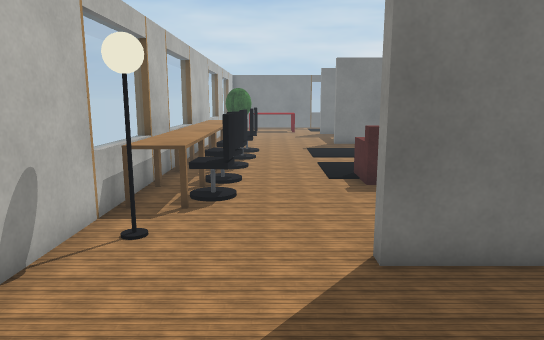
View 1 (above)

20 first-person views from a walk through a world built for the Webots simulator. The camera is 1.2 m above the floor, tilts 10° down and sees 70° across. Doors are drawn as open doorways. The floor is counted in squares, 0.5 m on a side. Each view is taken from the middle of a square. On the plan, view 1 faces up. The plan holds only what a view shows up to about 20 squares ahead; the rest is blank. Simple shapes and patterns stand in for the simulator's stock objects.

View 2
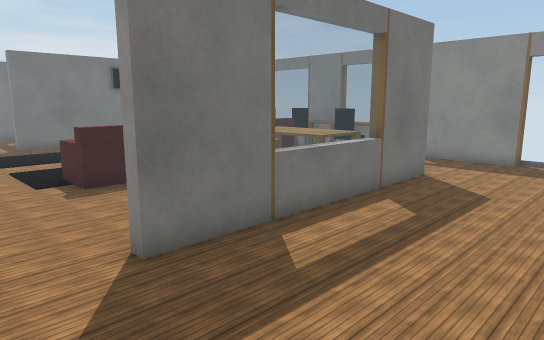

View 3
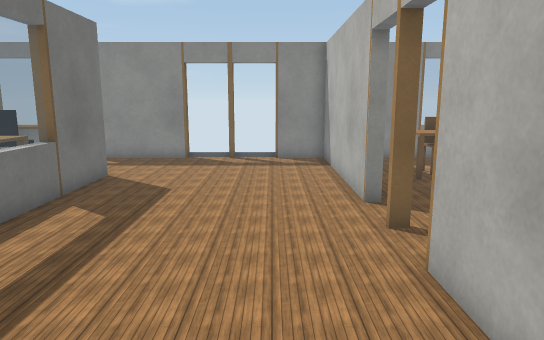

View 4
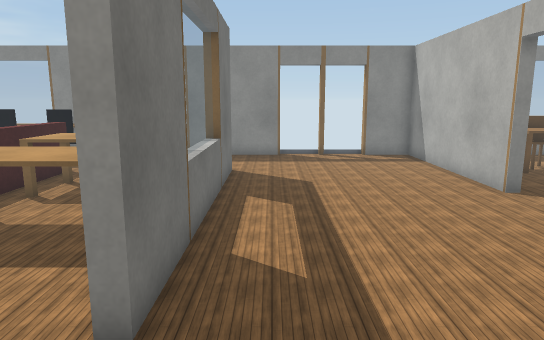

View 5
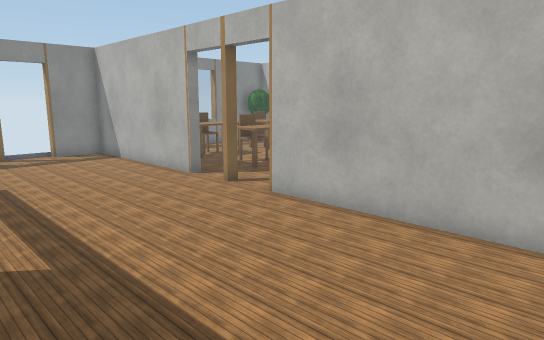

View 6
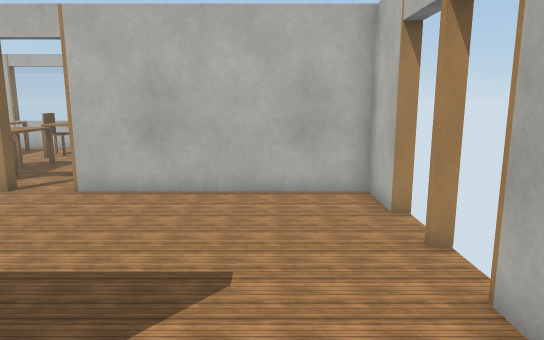

View 7
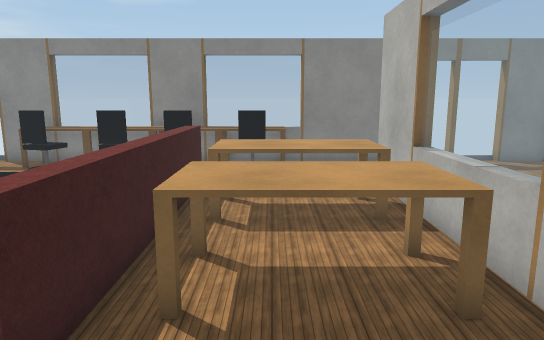

View 8
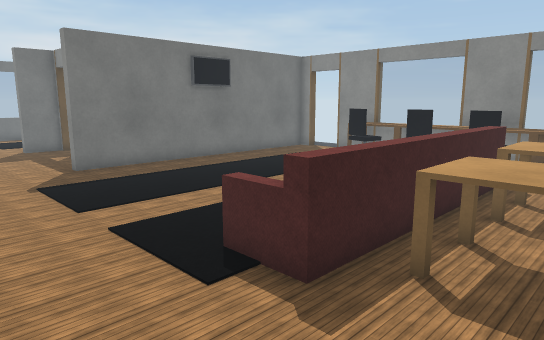

View 9
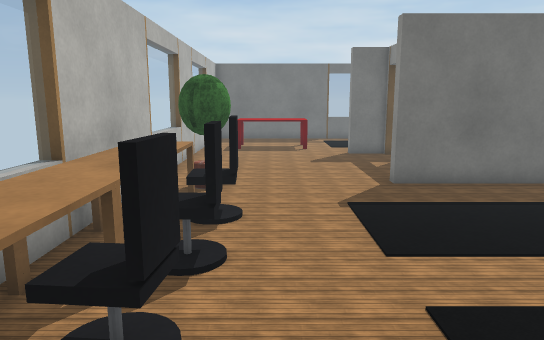

View 10
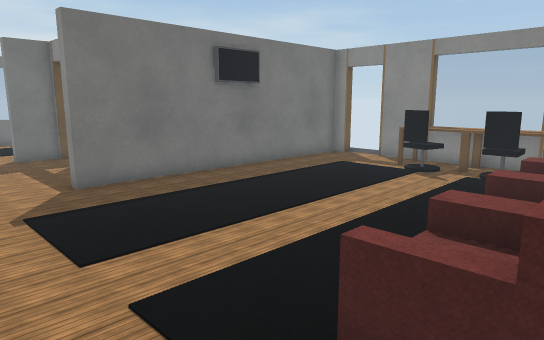

View 11
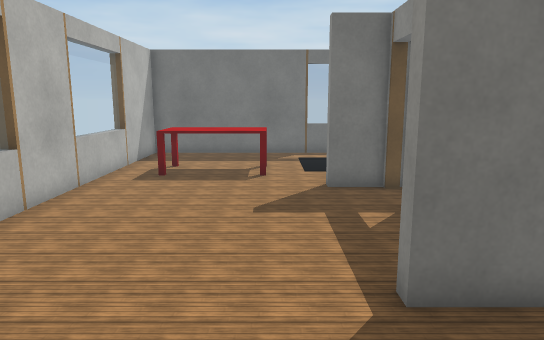

View 12
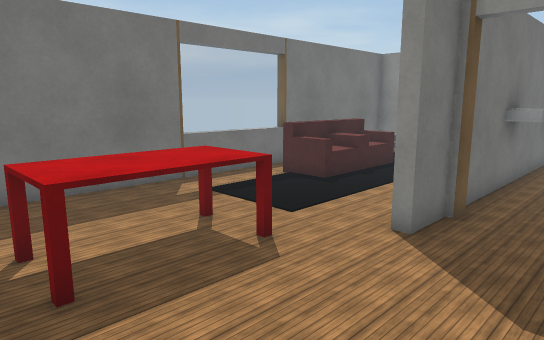

View 13
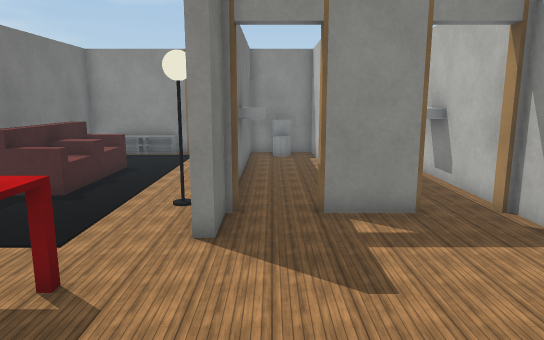

View 14
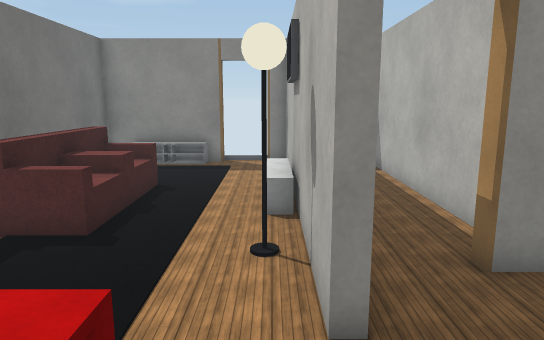

View 15
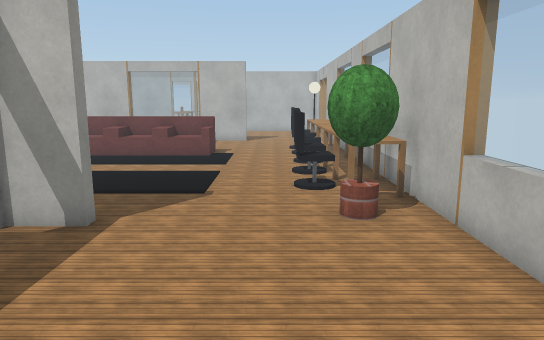

View 16
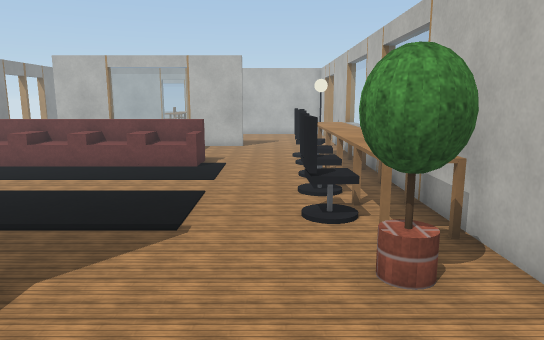

View 17
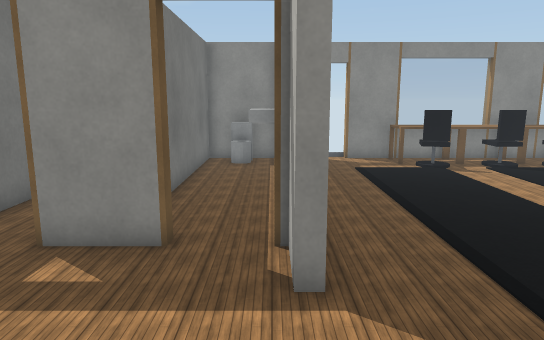

View 18
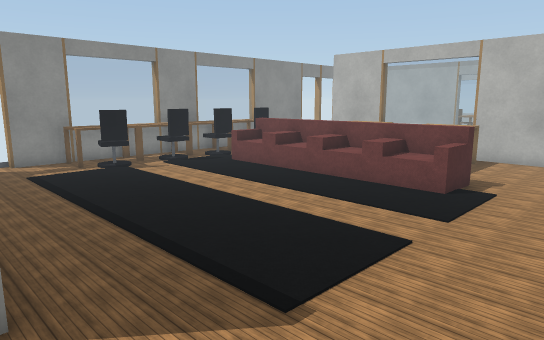

View 19
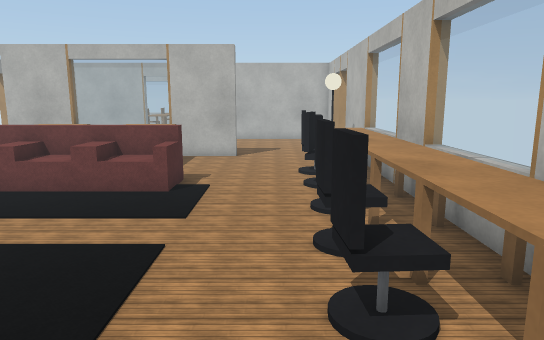

View 20
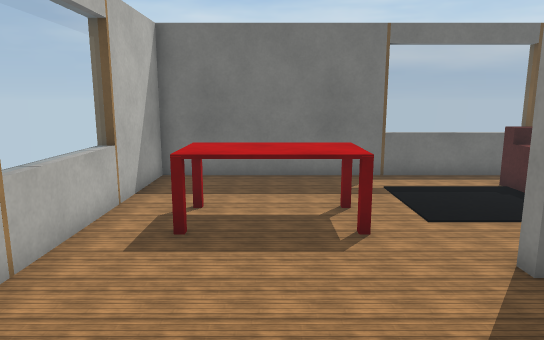

### Floor plan
Points are (right, up) in squares from view 1. A wall is a line through its corners. A room is listed if a view was taken in it or the views show most of it. See-through windows are left out.
Room 1 (views 1, 2, 3, 4, 5)
walls: (8.1, -2.2) (15.6, -2.2) (15.6, -0.2); (11.6, 5.4) (1.6, 5.4) (1.6, 5.8) (2.6, 5.8); (15.6, 3.6) (15.6, 6.6); (-3.6, -0.2) (-3.6, -2.2) (4.4, -2.2); (-3.6, 6.6) (-3.6, 3.6)
low walls: (16, 1.8) (16, 3.6); (16, -0.2) (16, 1.6)
ways out: opening at (0, 6.8) to room 2; opening at (13.5, 5.5) to room 2; open door at (-4, 1.5); open door at (6.5, -2.5); open door at (16, 1.5)
Room 2 (views 6, 7, 8, 9, 10, 11, 12, 13, 14, 15, 16, 17, 18, 19, 20)
walls: (5.2, 24.8) (5.2, 27); (9.5, 22.7) (10.5, 22.7); (5.2, 29) (3.6, 29) (3.6, 29.4) (15.2, 29.4); (10.6, 29) (9.6, 29); (15.6, 22.3) (3.6, 22.3) (3.6, 22.7) (5.4, 22.7); (15.6, 29.4) (15.6, 30.3); (15.6, 32) (15.6, 36.6) (-3.6, 36.6) (-3.6, 6.6); (2.6, 5.8) (11.6, 5.8); (15.6, 6.6) (15.6, 19.8)
low walls: (16, 19.8) (16, 21.4); (16, 30.4) (16, 32)
ways out: opening at (0, 6.8) to room 1; opening at (13.5, 5.5) to room 1; open door at (5, 27.5) to room 3; open door at (5, 23.5); open door at (16, 20.5); gap at (16, 31)
objects: floor lamp (-3, 7) to (-2, 7); desk (-3, 9) to (-3, 10); desk (-3, 11) to (-2, 13); desk (-3, 14) to (-3, 15); desk (-3, 16) to (-3, 17); desk (-3, 18) to (-2, 20); office chair (-2, 9) to (-1, 10); office chair (-2, 11) to (-1, 12); office chair (-2, 14) to (-1, 15); office chair (-2, 16) to (-1, 17); office chair (-2, 19) to (-1, 19); potted tree (-2, 21) to (-1, 23); table (-2, 31) to (2, 33); armchair (3, 11) to (4, 13); table (4, 7) to (6, 10); armchair (5, 11) to (6, 13); floor lamp (6, 30); armchair (7, 11) to (8, 13); armchair (7, 33) to (8, 35); table (8, 7) to (10, 10); shelf (8, 30) to (9, 30); armchair (9, 11) to (11, 13); armchair (9, 33) to (11, 35); TV (10, 30); shelf (11, 30); office chair (13, 9) to (14, 10); office chair (13, 12) to (14, 13); office chair (13, 14) to (14, 15); office chair (13, 16) to (14, 17); desk (14, 11) to (15, 13); desk (14, 16) to (15, 18); desk (15, 9) to (15, 10); desk (15, 14) to (15, 15); shelf (15, 33) to (15, 34); shelf (15, 35) to (15, 36)
Room 3 (no view inside)
walls: (9.6, 29) (5.6, 29); (7.1, 26.1) (15.6, 26.1) (15.6, 29) (10.6, 29); (5.7, 28.8) (5.1, 28.8); (5.2, 27) (5.6, 27)
ways out: open door at (5, 27.5) to room 2
objects: sink (9, 28) to (10, 29); toilet (14, 27) to (15, 28)

Positions as (right, up) in squares from view 1, and headings:
1: (0, 0), facing up
2: (-1, 0), facing up-right
3: (-1, 0), facing right
4: (-2, 4), facing right
5: (-3, 5), facing down-right
6: (-1, 8), facing down
7: (0, 9), facing right
8: (-1, 8), facing up-right
9: (0, 11), facing up
10: (0, 11), facing up-right
11: (2, 18), facing up
12: (-3, 26), facing up-right
13: (-3, 28), facing right
14: (0, 30), facing right
15: (0, 30), facing down
16: (0, 27), facing down
17: (-1, 23), facing right
18: (-1, 23), facing down-right
19: (0, 23), facing down
20: (0, 24), facing up
